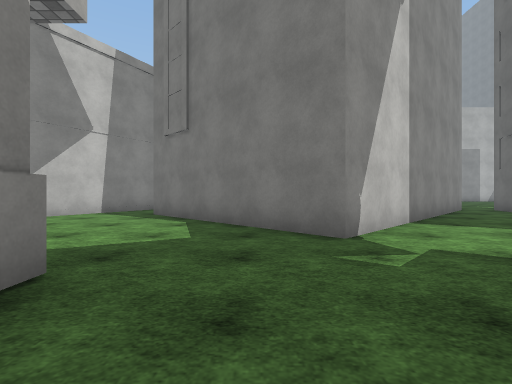
[1] (above)

24 first-person views from a walk through a 3-D level made in the Unity game engine. The camera is 1.2 m above the floor, looks level and sees 85° across. The floor is counted in squares, 2 m on a side. Each view is taken from the middle of a square. On the plan, view 1 faces up. The plan holds only what a view shows up to about 9 squares ahead; the rest is blank. The place goes on beyond the plan. The player is left out. Surface patterns are stand-ins for the level's own textures.

[2]
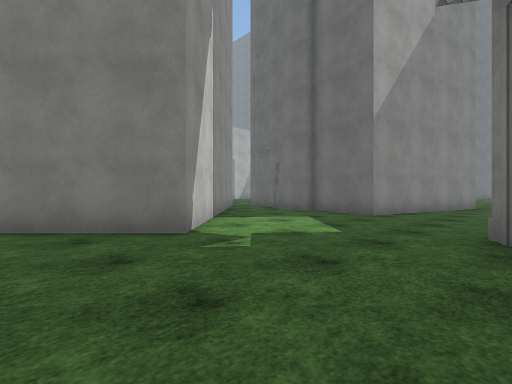

[3]
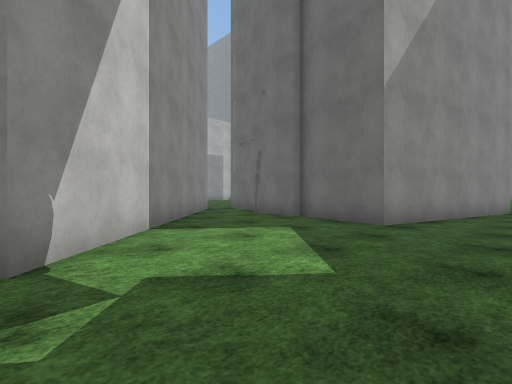

[4]
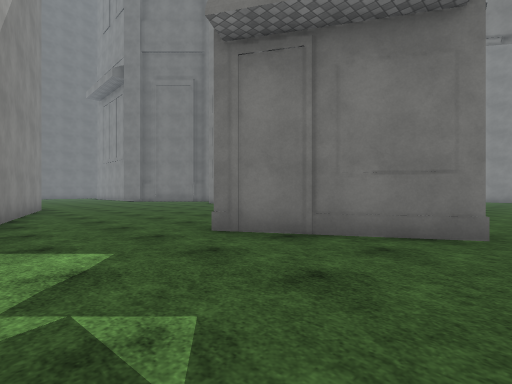

[5]
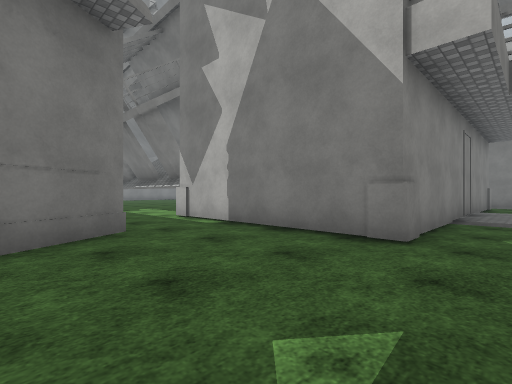

[6]
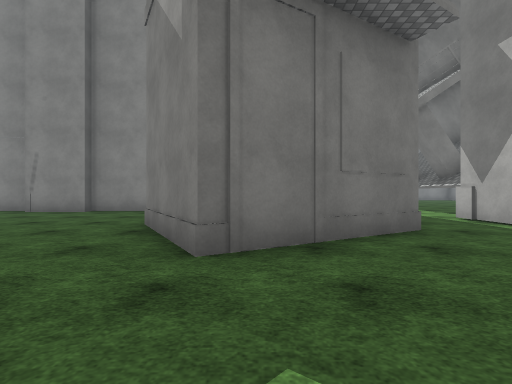

[7]
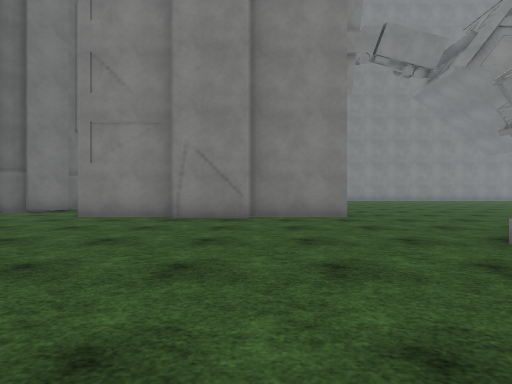

[8]
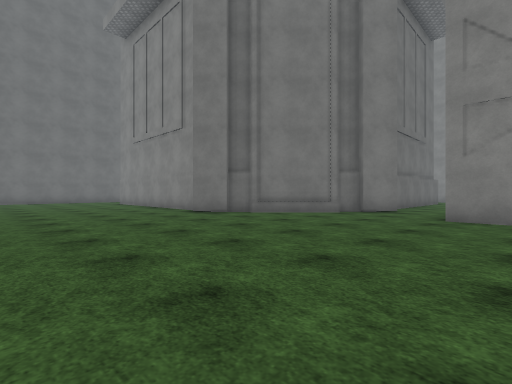

[9]
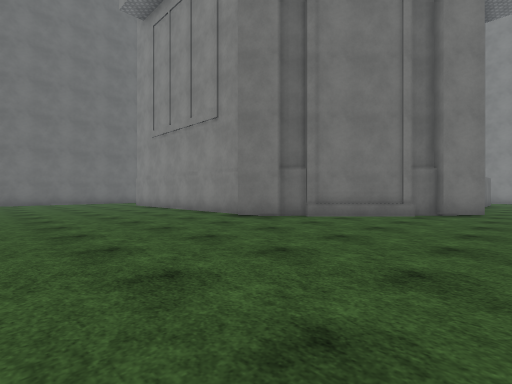

[10]
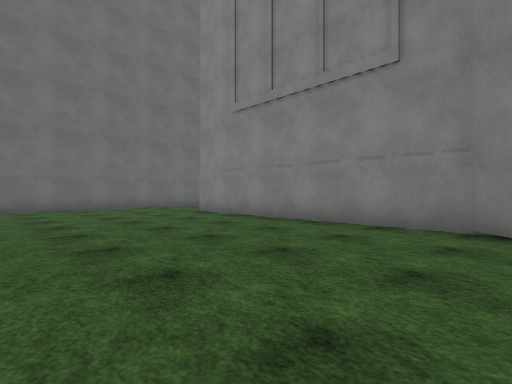

[11]
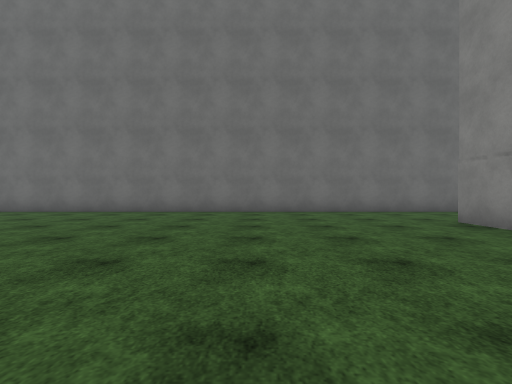

[12]
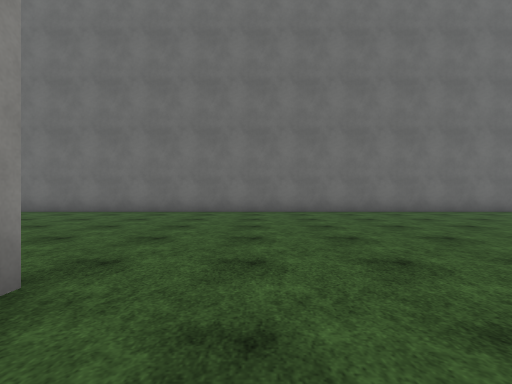

[13]
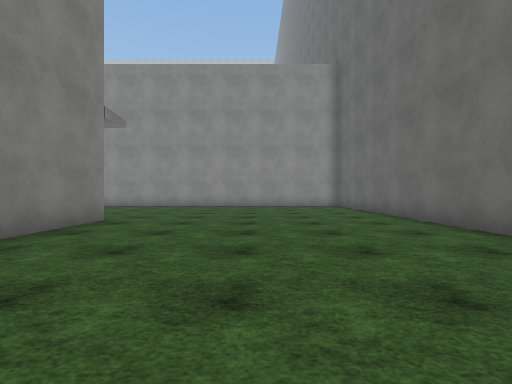

[14]
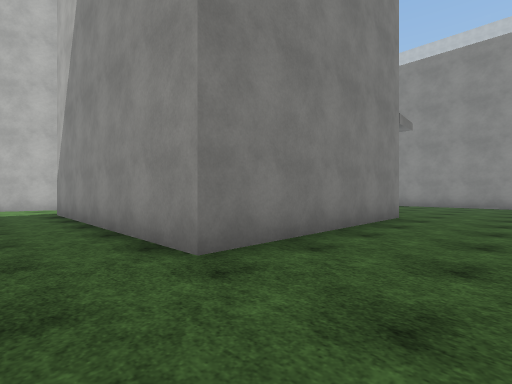

[15]
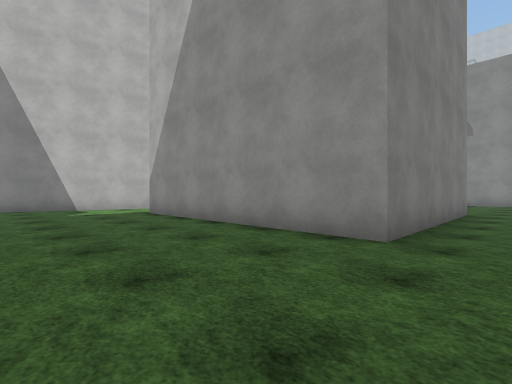

[16]
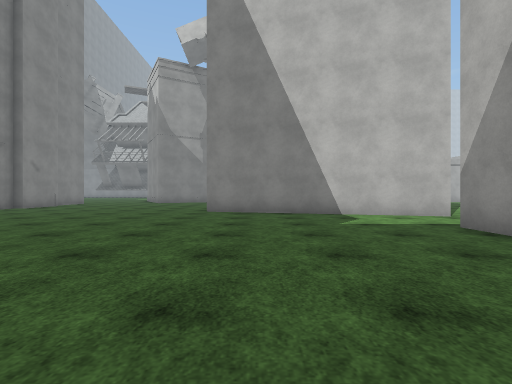

[17]
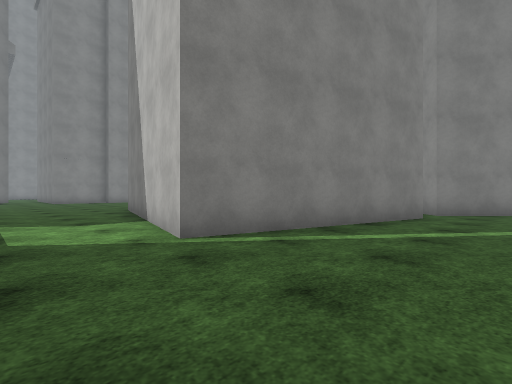

[18]
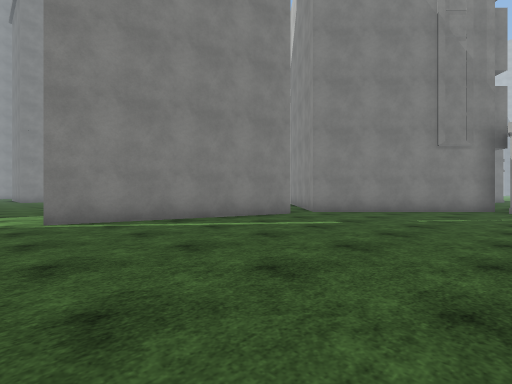

[19]
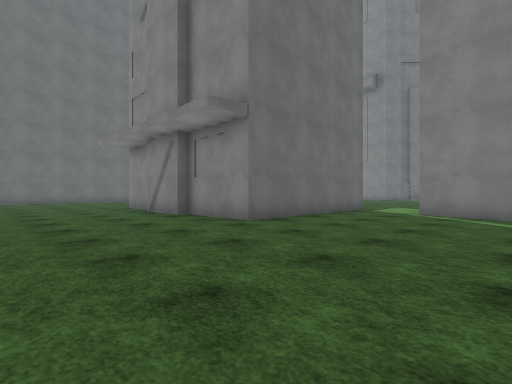

[20]
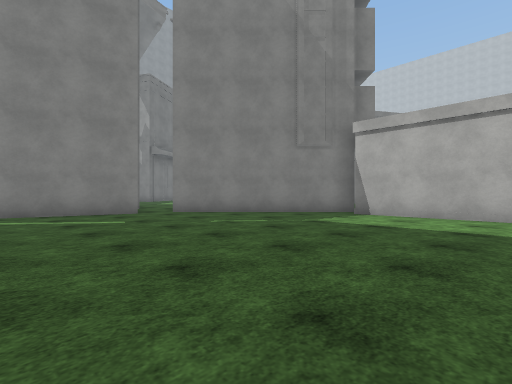

[21]
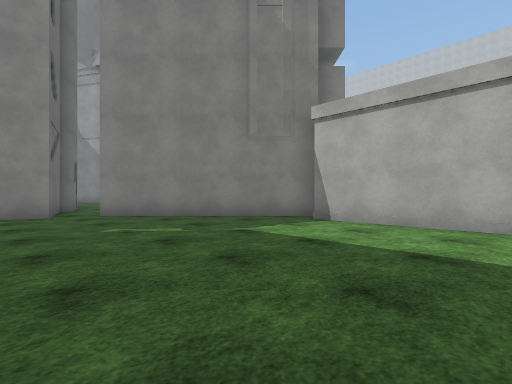

[22]
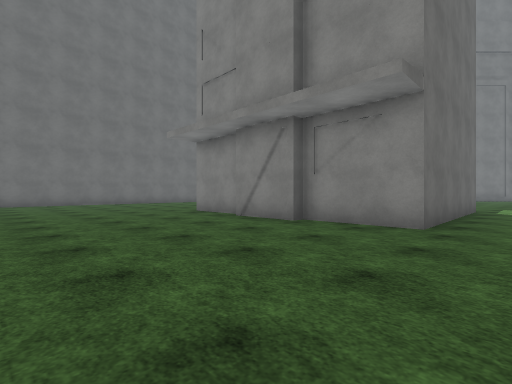

[23]
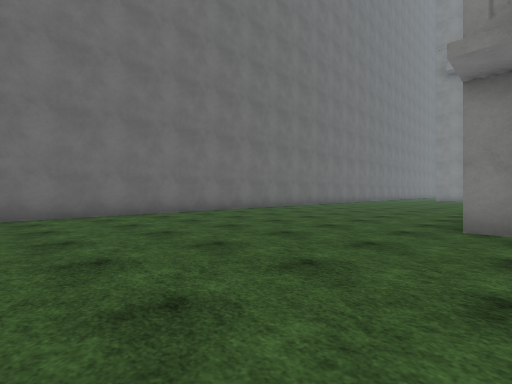

[24]
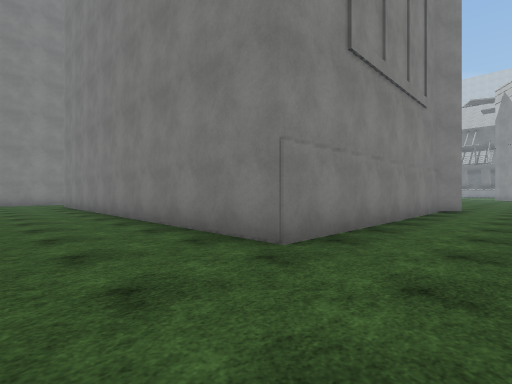

### Floor plan
Key: @ floor where view 1 was taken; # wall or solid block; . main floor; : floor 0.25 m higher than the main floor; ^ raised ledge; O other object.
Columns run from 5 left of view 1 to 29 right of it. Each row starts with its distance up from view 1.
 17         #........  ...............#
 16         #.........................#
 15         #.........................#
 14         #.........................#
 13         O.........................#
 12        OOO...........OOOOOO.......#
 11          OO..........O    O.......#
 10           OO.........O    O.......#
  9 ##         O.OO......O    O.......#
  8 #..O      O..O OOOO..O    O.......#
  7 #..O     O..O     O..OOOOOO.......#
  6 ....O   O...O    O................#
  5  ....O O....O    O................#
  4   ....O.....O    O................#
  3 :..........OOO   O................#
  2 ####..........OOO........  .......#
  1    #..............................#
  0    #.@..#^........................#
 -1    #..## #........................#
 -2    #..#   #.......................#
 -3    #..   ^........................#
 -4    #... ...............########...#
 -5    #..................##      #...#
 -6     .......OOOOOOO...##       #...#
 -7       .....       ..##        #...
 -8       .....       .##         #...
 -9                   ..          #...
-10                               #...
-11                               #...
-12                               #..

Where each view was taken, in squares from view 1:
view 1: 0 up, 0 right, facing up
view 2: 0 up, 1 left, facing up-right
view 3: 1 up, 1 right, facing up-right
view 4: 3 up, 0 right, facing down-right
view 5: 3 up, 2 right, facing down-left
view 6: 3 up, 3 right, facing down
view 7: 1 up, 8 right, facing down
view 8: 1 up, 11 right, facing down-right
view 9: 1 up, 13 right, facing down-right
view 10: 1 up, 18 right, facing down-right
view 11: 0 up, 20 right, facing right
view 12: 5 up, 20 right, facing right
view 13: 6 up, 25 right, facing up
view 14: 5 up, 24 right, facing up-left
view 15: 3 up, 23 right, facing up-left
view 16: 3 up, 20 right, facing left
view 17: 11 up, 15 right, facing down-left
view 18: 14 up, 14 right, facing down-left
view 19: 16 up, 11 right, facing down-right
view 20: 17 up, 11 right, facing down-left
view 21: 17 up, 9 right, facing down-left
view 22: 17 up, 14 right, facing down-right
view 23: 17 up, 21 right, facing down-right
view 24: 2 down, 28 right, facing down-left
